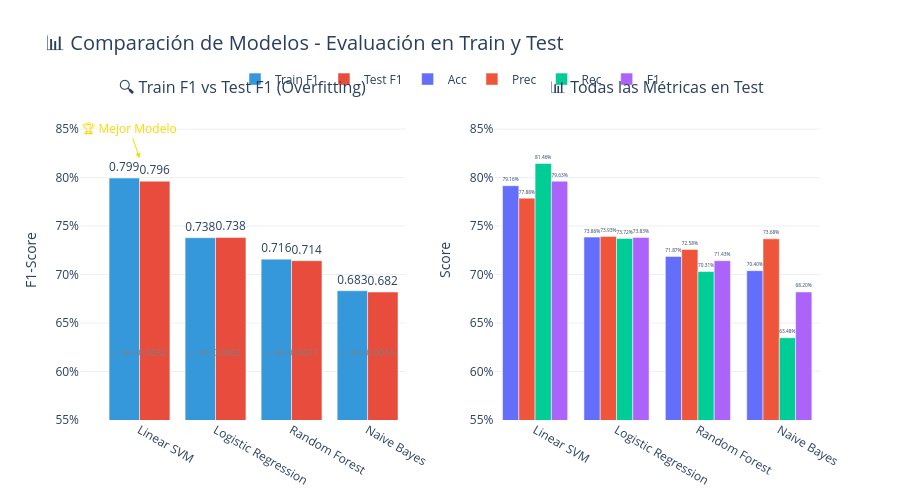

Source (notebook cell):
### Markdown cell above
## 3. Gráfico 1: Comparación de Métricas de Modelos

### Code cell
# Datos de los modelos entrenados - EVALUACIÓN EN TRAIN Y TEST
models_data = {
    'Modelo': ['Linear SVM', 'Logistic Regression', 'Random Forest', 'Naive Bayes'],
    # Métricas en TRAIN
    'Train Acc': [0.7950, 0.7382, 0.7201, 0.7050],
    'Train F1': [0.7995, 0.7380, 0.7159, 0.6833],
    'Train Prec': [0.7824, 0.7384, 0.7269, 0.7375],
    'Train Rec': [0.8174, 0.7377, 0.7053, 0.6366],
    # Métricas en TEST
    'Test Acc': [0.7916, 0.7386, 0.7187, 0.7040],
    'Test F1': [0.7963, 0.7383, 0.7143, 0.6820],
    'Test Prec': [0.7788, 0.7393, 0.7258, 0.7368],
    'Test Rec': [0.8146, 0.7372, 0.7031, 0.6348],
    # Diferencia (overfitting)
    'Δ F1': [0.0032, -0.0002, 0.0017, 0.0014]
}
df_models = pd.DataFrame(models_data)

# Crear gráfico de barras comparando Train vs Test F1
fig_models = make_subplots(
    rows=1, cols=2,
    subplot_titles=['🔍 Train F1 vs Test F1 (Overfitting)', '📊 Todas las Métricas en Test'],
    horizontal_spacing=0.12
)

# Gráfico 1: Train vs Test F1
fig_models.add_trace(
    go.Bar(name='Train F1', x=df_models['Modelo'], y=df_models['Train F1'],
           marker_color='#3498db', text=[f'{v:.3f}' for v in df_models['Train F1']],
           textposition='outside'),
    row=1, col=1
)
fig_models.add_trace(
    go.Bar(name='Test F1', x=df_models['Modelo'], y=df_models['Test F1'],
           marker_color='#e74c3c', text=[f'{v:.3f}' for v in df_models['Test F1']],
           textposition='outside'),
    row=1, col=1
)

# Gráfico 2: Todas las métricas en Test
metrics_test = ['Test Acc', 'Test Prec', 'Test Rec', 'Test F1']
colors = ['#636EFA', '#EF553B', '#00CC96', '#AB63FA']
for metric, color in zip(metrics_test, colors):
    fig_models.add_trace(
        go.Bar(name=metric.replace('Test ', ''), x=df_models['Modelo'], y=df_models[metric],
               marker_color=color, text=[f'{v:.2%}' for v in df_models[metric]],
               textposition='outside', showlegend=True),
        row=1, col=2
    )

# Destacar el mejor modelo
fig_models.add_annotation(
    x='Linear SVM', y=0.82, xref='x1', yref='y1',
    text='🏆 Mejor Modelo', showarrow=True, arrowhead=2,
    arrowcolor='gold', font=dict(size=12, color='gold')
)

# Añadir análisis de overfitting
for i, (modelo, delta) in enumerate(zip(df_models['Modelo'], df_models['Δ F1'])):
    estado = '✅' if abs(delta) < 0.05 else '⚠️'
    fig_models.add_annotation(
        x=modelo, y=0.62, xref='x1', yref='y1',
        text=f'{estado} Δ={delta:+.4f}', showarrow=False,
        font=dict(size=9, color='gray')
    )

fig_models.update_layout(
    title=dict(text='📊 Comparación de Modelos - Evaluación en Train y Test', font=dict(size=20)),
    yaxis=dict(range=[0.55, 0.88], tickformat='.0%', title='F1-Score'),
    yaxis2=dict(range=[0.55, 0.88], tickformat='.0%', title='Score'),
    barmode='group',
    legend=dict(orientation='h', yanchor='bottom', y=1.02, xanchor='center', x=0.5),
    template='plotly_white',
    height=500
)

fig_models.show()

### Figure 1 — Plotly figure (JSON) as saved in the notebook; plotly's stock layout.template omitted (floating-point values rounded to 4 significant figures)
{"data": [{"marker": {"color": "#3498db"}, "name": "Train F1", "text": ["0.799", "0.738", "0.716", "0.683"], "textposition": "outside", "type": "bar", "x": ["Linear SVM", "Logistic Regression", "Random Forest", "Naive Bayes"], "xaxis": "x", "y": [0.7995, 0.738, 0.7159, 0.6833], "yaxis": "y"}, {"marker": {"color": "#e74c3c"}, "name": "Test F1", "text": ["0.796", "0.738", "0.714", "0.682"], "textposition": "outside", "type": "bar", "x": ["Linear SVM", "Logistic Regression", "Random Forest", "Naive Bayes"], "xaxis": "x", "y": [0.7963, 0.7383, 0.7143, 0.682], "yaxis": "y"}, {"marker": {"color": "#636EFA"}, "name": "Acc", "showlegend": true, "text": ["79.16%", "73.86%", "71.87%", "70.40%"], "textposition": "outside", "type": "bar", "x": ["Linear SVM", "Logistic Regression", "Random Forest", "Naive Bayes"], "xaxis": "x2", "y": [0.7916, 0.7386, 0.7187, 0.704], "yaxis": "y2"}, {"marker": {"color": "#EF553B"}, "name": "Prec", "showlegend": true, "text": ["77.88%", "73.93%", "72.58%", "73.68%"], "textposition": "outside", "type": "bar", "x": ["Linear SVM", "Logistic Regression", "Random Forest", "Naive Bayes"], "xaxis": "x2", "y": [0.7788, 0.7393, 0.7258, 0.7368], "yaxis": "y2"}, {"marker": {"color": "#00CC96"}, "name": "Rec", "showlegend": true, "text": ["81.46%", "73.72%", "70.31%", "63.48%"], "textposition": "outside", "type": "bar", "x": ["Linear SVM", "Logistic Regression", "Random Forest", "Naive Bayes"], "xaxis": "x2", "y": [0.8146, 0.7372, 0.7031, 0.6348], "yaxis": "y2"}, {"marker": {"color": "#AB63FA"}, "name": "F1", "showlegend": true, "text": ["79.63%", "73.83%", "71.43%", "68.20%"], "textposition": "outside", "type": "bar", "x": ["Linear SVM", "Logistic Regression", "Random Forest", "Naive Bayes"], "xaxis": "x2", "y": [0.7963, 0.7383, 0.7143, 0.682], "yaxis": "y2"}], "layout": {"annotations": [{"font": {"size": 16}, "showarrow": false, "text": "🔍 Train F1 vs Test F1 (Overfitting)", "x": 0.22, "xanchor": "center", "xref": "paper", "y": 1, "yanchor": "bottom", "yref": "paper"}, {"font": {"size": 16}, "showarrow": false, "text": "📊 Todas las Métricas en Test", "x": 0.78, "xanchor": "center", "xref": "paper", "y": 1, "yanchor": "bottom", "yref": "paper"}, {"arrowcolor": "gold", "arrowhead": 2, "font": {"color": "gold", "size": 12}, "showarrow": true, "text": "🏆 Mejor Modelo", "x": "Linear SVM", "xref": "x", "y": 0.82, "yref": "y"}, {"font": {"color": "gray", "size": 9}, "showarrow": false, "text": "✅ Δ=+0.0032", "x": "Linear SVM", "xref": "x", "y": 0.62, "yref": "y"}, {"font": {"color": "gray", "size": 9}, "showarrow": false, "text": "✅ Δ=-0.0002", "x": "Logistic Regression", "xref": "x", "y": 0.62, "yref": "y"}, {"font": {"color": "gray", "size": 9}, "showarrow": false, "text": "✅ Δ=+0.0017", "x": "Random Forest", "xref": "x", "y": 0.62, "yref": "y"}, {"font": {"color": "gray", "size": 9}, "showarrow": false, "text": "✅ Δ=+0.0014", "x": "Naive Bayes", "xref": "x", "y": 0.62, "yref": "y"}], "barmode": "group", "height": 500, "legend": {"orientation": "h", "x": 0.5, "xanchor": "center", "y": 1.02, "yanchor": "bottom"}, "title": {"font": {"size": 20}, "text": "📊 Comparación de Modelos - Evaluación en Train y Test"}, "xaxis": {"anchor": "y", "domain": [0, 0.44]}, "xaxis2": {"anchor": "y2", "domain": [0.56, 1]}, "yaxis": {"anchor": "x", "domain": [0, 1], "range": [0.55, 0.88], "tickformat": ".0%", "title": {"text": "F1-Score"}}, "yaxis2": {"anchor": "x2", "domain": [0, 1], "range": [0.55, 0.88], "tickformat": ".0%", "title": {"text": "Score"}}}}
